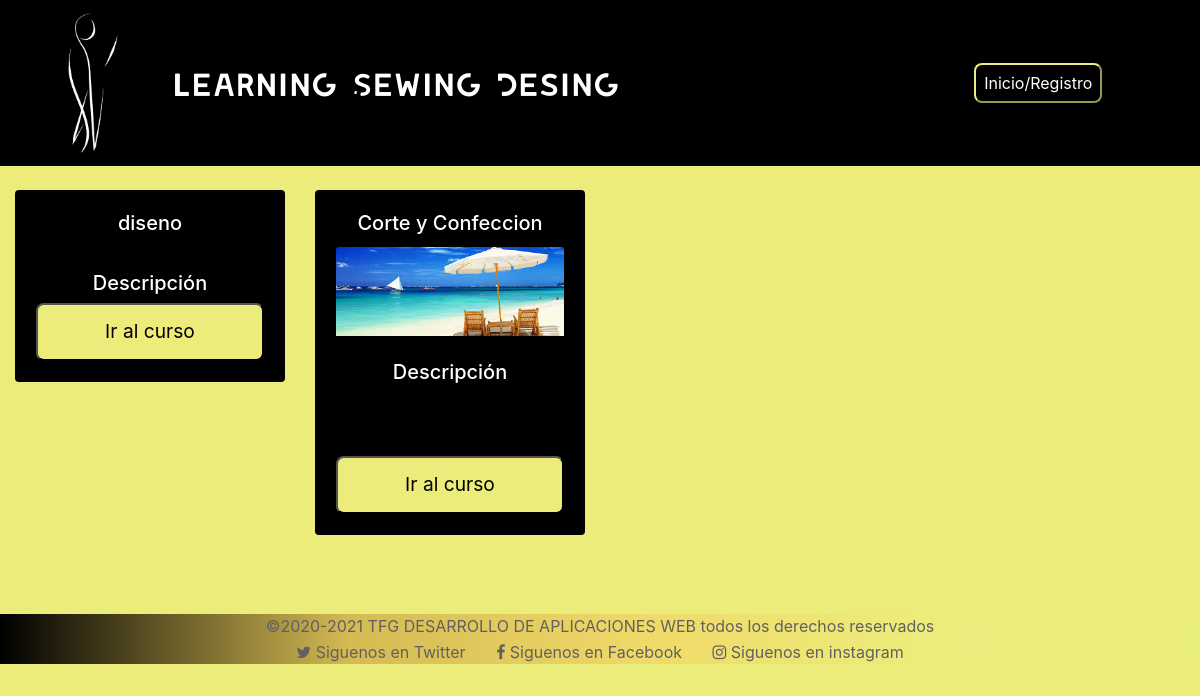
/pages/Profesores/perfil_profesor.php (signed in), run on an earlier commit of the app's database.
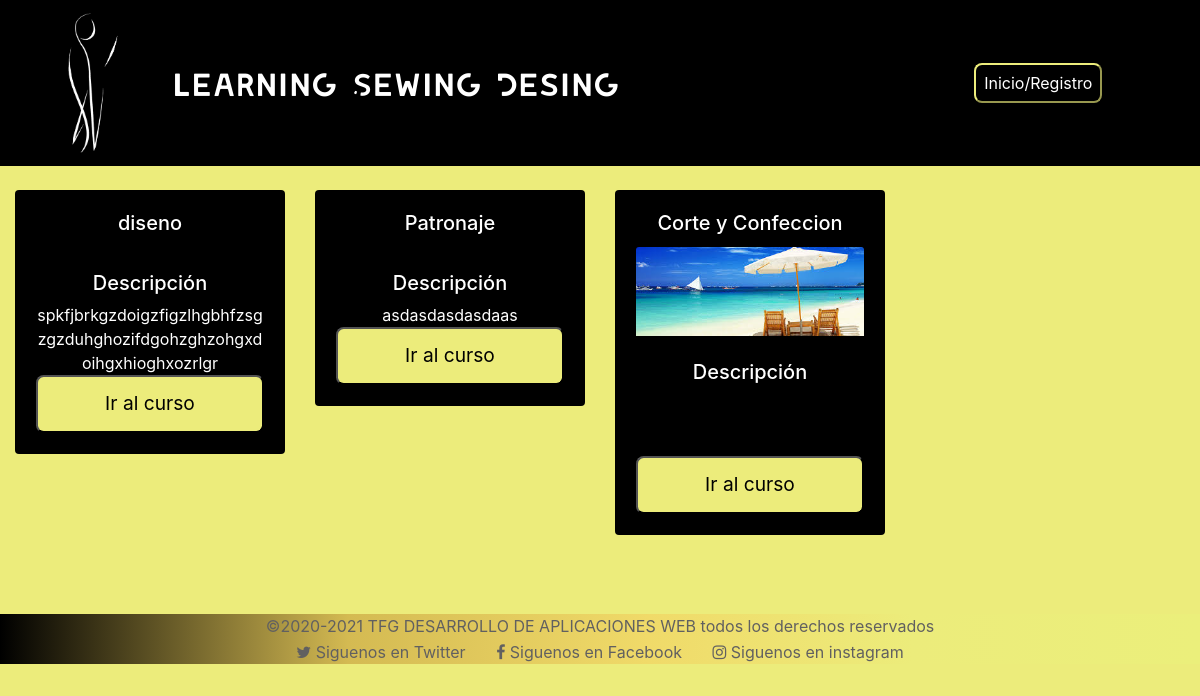
And on a later commit of the database.
### tables this page shows
CREATE TABLE IF NOT EXISTS `curso` (
  `idcurso` int(11) NOT NULL AUTO_INCREMENT,
  `Profesor_Usuarios_idUsuarios` int(11) NOT NULL,
  `nombre` varchar(45) NOT NULL,
  `precio` decimal(3,0) NOT NULL,
  `duracion` decimal(4,0) NOT NULL,
  `descripcion` text NOT NULL,
  `foto` varchar(45) NOT NULL,
  `lecciones` int(11) NOT NULL,
  `valoracion` int(11) NOT NULL,
  PRIMARY KEY (`idcurso`),
  KEY `Profesor_Usuarios_idUsuarios` (`Profesor_Usuarios_idUsuarios`)
);

### pages/Profesores/perfil_profesor.php (the view, shortened to what this page needs)
<?php
include "../../PHP/libreria.php";
 ?>
 <!doctype html>
 <html lang="en">
 <head>
   <link rel="stylesheet" href="https://stackpath.bootstrapcdn.com/bootstrap/4.4.1/css/bootstrap.min.css">
   <link rel="stylesheet" href="../../css/font-awesome.css">
   <link rel="stylesheet" type="text-css" href="css/bootstrap-social.scss">
   <link rel="stylesheet" href="../../css/master.css">
 </head>
    <body>
        <div class="container-fluid">
            <div class="row" id="rowProfesor">
                <?php
                $sesion_idUsuario=$_SESSION ['id_usuario'];
                $result = cursosProfesor($sesion_idUsuario);
                if ($result != ""){
                  for ($i=0; $i <mysqli_num_rows($result); $i++){
                      $fila=mysqli_fetch_row($result);
                        ?>
                        <div class="col-sm-3">
                            <div class="card">
                                <div class="card-body">
                                    <div class="centrarImagen">
                                        <h5 class="card-title"><?php echo $fila[0] ?></h5>
                                        <h5>Descripción</h5>
                                        <p class="card-text"><?php echo $fila[2]; ?></p>
                                    </div>
                                    <button class="boton-cards"><a href="/TFG/pages/Cursos/<?php echo $fila[0]; ?>/Principal.php">Ir al curso</a></button>
                                </div>
                            </div>
                        </div>
                    <?php }
                    }
                ?>
                <div class="col-sm-3">
                    <div class="card">
                        <div class="card-body">
                            <div class="centrarImagen">
                                <h5 class="card-title">Corte y Confeccion</h5>
                                <img src="../../images/fotosProfesores/uno.png" class="card-img-top" alt="foto">
                                <br><br>
                                <h5 class="card-text">Descripción</h5>
                                <br><br>
                            </div>
                            <button class="boton-cards">Ir al curso</button>
                        </div>
                    </div>
                </div>
            </div>
        </div>
    </body>

What changed in the data, as far as the page shows it:
changed curso "diseno": descripcion (not shown) → "spkfjbrkgzdoigzfigzlhgbhfzsgzgzduhghozifdgohzghzohgxdoihgxhioghxozrlgr"
added curso: nombre "Patronaje", descripcion "asdasdasdasdaas"
